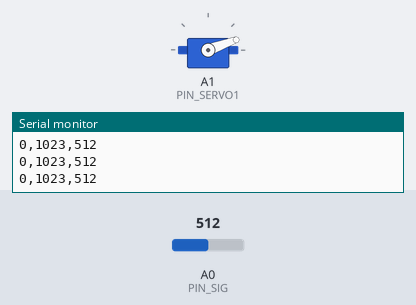
Bench run of a sketch on a simulated Arduino Uno, built with avr-gcc and run on an emulated ATmega328P. On the bench: servo, the last lines printed to the serial monitor. The inputs (shaded band) are chosen by the test bench; at power-on: A0 (PIN_SIG) = 512.

Above: at 1.2 s.
1.3 s: A0 (PIN_SIG) set to 267
2.8 s: A0 (PIN_SIG) set to 243
At 4.0 s:
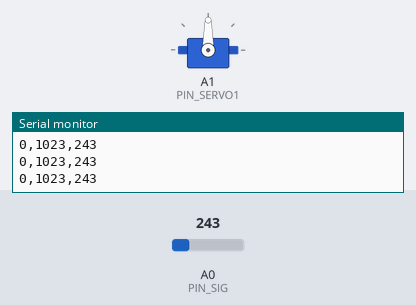
4.3 s: A0 (PIN_SIG) set to 306
At 5.1 s:
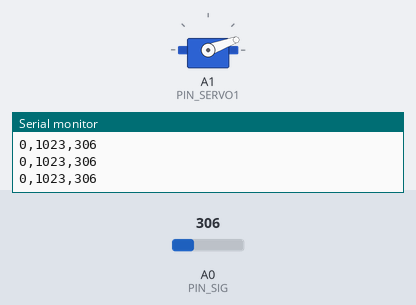
5.8 s: A0 (PIN_SIG) set to 122
At 6.3 s:
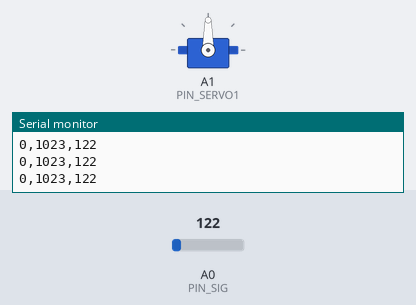
Timing chart, 0 to 8.3 s (numbered marks = the images above; inputs shaded):
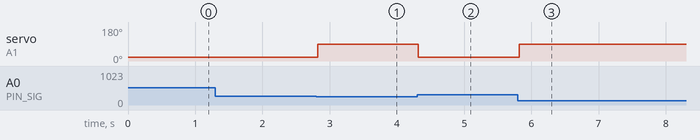

The sketch:

control_servo_with_sEMG_threshold.ino
```cpp
/*
[MECH199-01] Freshman Reaserch Participation
Materials: Arduino Uno(MCU board), Myoware V1.0(sEMG sensor), HS-53(servo motor)
Summary: Use sEMG sensor signal(amplifierd-ractified) to control single servo motor

March. 21st. 2024.
Ju Wan Han in MARCH Lab. (march.postech.ac.kr)
Department of Mechanical Engineering, POSTECH
E-mail: han0601@postech.ac.kr
*/

//========== LIBRARY ==========
#include<Servo.h> // include servo library to control a servo motor
Servo myservo;    // create servo object to control a servo motor
//========== LIBRARY ==========

//========== USER PARAMETER ==========
#define MAX_SIG 1023            // when Vs = 5V (the power line of sensor;myoware)
//#define MAX_SIG   1023*(3.3/5.0)  // when Vs = 3.3V (the power line of sensor;myoware)
#define THRESHOLD MAX_SIG/4       // threshold to move servo motor
#define POS_EXT   20              // servo motor position to extention
#define POS_FLEX  90              // servo motor position to flextion
//========== USER PARAMETER ==========

//========== PIN MAP ==========
#define PIN_SIG      A0        // sEMG sensor signal pin
#define PIN_SERVO1   A1         // servo motor control commend pin
//========== PIN MAP ==========

void setup() {
  Serial.begin(4800);           // start serial communication
  myservo.attach(PIN_SERVO1);   // assign servo motor commend pin
}

void loop() {
  int sEMG_SIG = analogRead(PIN_SIG);               // read sEMG value from sEMG sensor

  // control stretagy: thresholding
  if (THRESHOLD < sEMG_SIG){                        // if sEMG sensor value over the threshold
    myservo.write(POS_EXT);                             // move servo motor to extention
  }
  else{                                             // if sEMG sensor value over the threshold
    myservo.write(POS_FLEX);                             // move servo motor to flexion
  }
  delay(1);                 // delay 1 ms for stablility

  // print for arduino serial plotter
  Serial.print(0);        // print the lowest value
  Serial.print(",");      // print separator of valuse
  Serial.print(MAX_SIG);  // print the highest value
  Serial.print(",");      // print separator of valuse
  Serial.println(sEMG_SIG); // print the sensor input value

  delay(1);                 // delay 1 ms for stablility
}
```

Measured:
- the behaviour switches between 256 and 255 on A0 (PIN_SIG) (found by bisection; images 0 and 1)
- after the input at 2.8 s, servo on A1 (PIN_SERVO1): 20° → 90° at once
- after the input at 4.3 s, servo on A1 (PIN_SERVO1): 90° → 20° at once
- after the input at 5.8 s, servo on A1 (PIN_SERVO1): 20° → 90° at once
